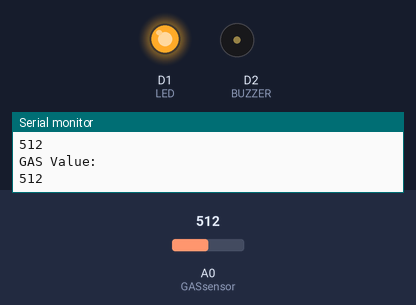
This sketch was run on a simulated ESP8266 (NodeMCU). Parts: output pins drawn as LEDs (lit = HIGH), buzzer (waves = sounding), the last lines printed to the serial monitor. Inputs (shaded band) come from the test bench; at power-on: A0 (GASsensor) = 512.

Above: at 1.3 s.
1.4 s: A0 (GASsensor) set to 295
4.4 s: A0 (GASsensor) set to 273
At 5.8 s:
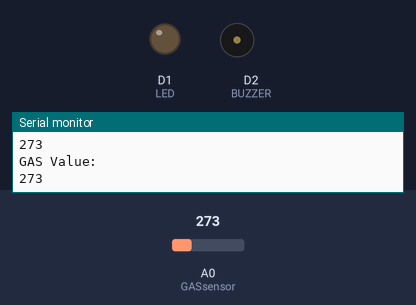
Timing chart, 0 to 7.4 s (numbered marks = the images above; inputs shaded):
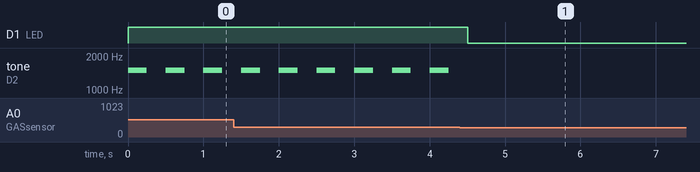

The sketch:

Workshop_8.1.ino
```cpp
#include <ESP8266WiFi.h>
      #define D1 5
      #define LED D1
      #define D2 4
      #define BUZZER D2
      #define GASsensor A0
    int Sensorthres = 280;
    void setup()
    {
    pinMode(LED, OUTPUT);
    pinMode(BUZZER, OUTPUT);
    pinMode(GASsensor, INPUT);
      Serial.begin(9600);
      }
      void loop()
      {
      int analogSensor = analogRead(GASsensor);
      Serial.println("GAS Value:  " );
      Serial.println(analogSensor);
      if (analogSensor > Sensorthres)
      {
        digitalWrite(LED,HIGH);  // BUZZER ส่งเสียงเตือนแก็สรั่ว
        tone(BUZZER,1500,250);
      }
      else
      {
        digitalWrite(LED,LOW);
      }
      delay(500);
      }
```

Measured:
- the behaviour switches between 281 and 280 on A0 (GASsensor) (found by bisection; images 0 and 1)
- after the input at 4.4 s, D1 (LED): HIGH → LOW after 0.10 s; tone on D2 (BUZZER): stops changing and stays silent
- by itself, tone on D2 (BUZZER): alternates 1500 Hz for 0.25 s and silent for 0.25 s
